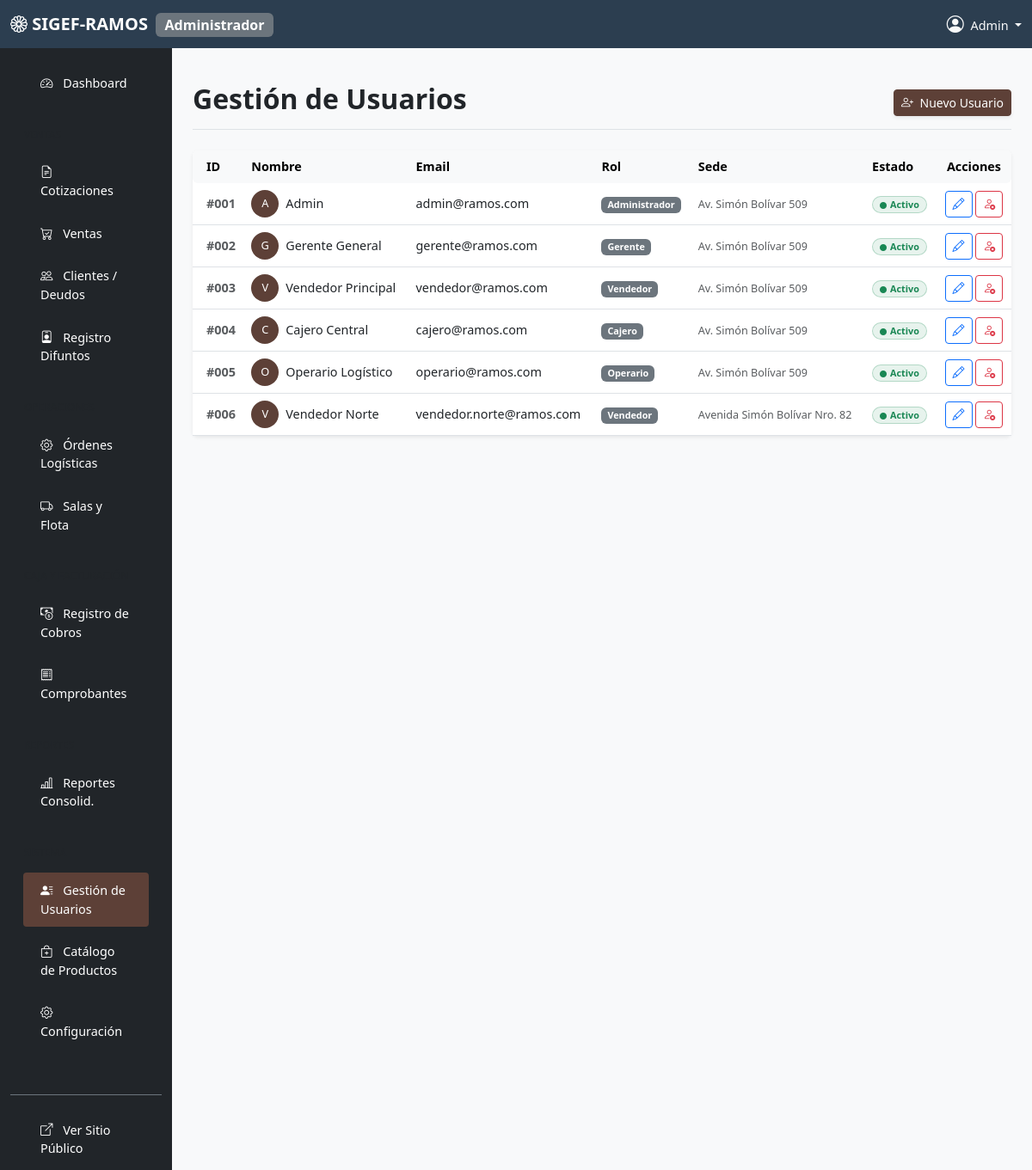
The page /?controller=Admin&action=usuarios (signed in) on the database its author committed.
### tables this page shows
CREATE TABLE usuarios (
    id INT AUTO_INCREMENT PRIMARY KEY,
    id_rol INT NOT NULL,
    id_sede INT NOT NULL,
    nombre VARCHAR(100) NOT NULL,
    email VARCHAR(100) NOT NULL UNIQUE,
    password VARCHAR(255) NOT NULL,
    estado ENUM('activo', 'inactivo') DEFAULT 'activo',
    FOREIGN KEY (id_rol) REFERENCES roles(id) ON DELETE RESTRICT,
    FOREIGN KEY (id_sede) REFERENCES sedes(id) ON DELETE RESTRICT
);

CREATE TABLE roles (
    id INT AUTO_INCREMENT PRIMARY KEY,
    nombre VARCHAR(50) NOT NULL,
    descripcion TEXT
);

CREATE TABLE sedes (
    id INT AUTO_INCREMENT PRIMARY KEY,
    nombre VARCHAR(100) NOT NULL,
    direccion TEXT,
    telefono VARCHAR(20),
    estado ENUM('activo', 'inactivo') DEFAULT 'activo'
);

### controllers/AdminController.php (called while the page is built, shortened)
<?php
class AdminController extends BaseController
{
    public function usuarios()
    {
        require_once 'models/User.php';
        $userModel = new User();
        $sedeModel = new Sede();
        $roleModel = new Role();
        $usuarios = $userModel->getAllUsers();
        $sedes = $sedeModel->getAllSedes();
        $roles = $roleModel->getAllRoles();
        $this->render('admin/usuarios', [
            'title' => 'Gestión de Usuarios',
            'usuarios' => $usuarios,
            'sedes' => $sedes,
            'roles' => $roles
        ], 'admin');
    }
}
?>

### models/User.php (called while the page is built, shortened)
<?php
require_once 'config/config.php';
class User {
    private $conn;
    public function __construct() {
        global $conn;
        $this->conn = $conn;
    }
    public function getAllUsers() {
        $query = "SELECT u.*, r.nombre as rol_nombre, s.nombre as sede_nombre
                  FROM usuarios u
                  JOIN roles r ON u.id_rol = r.id
                  JOIN sedes s ON u.id_sede = s.id";
        $stmt = $this->conn->prepare($query);
        $stmt->execute();
        return $stmt->fetchAll(PDO::FETCH_ASSOC);
    }
}
?>

### views/admin/usuarios.php (the view, shortened to what this page needs)
<?php
$usuarios = $data['usuarios'] ?? [];
?>
<div class="d-flex justify-content-between flex-wrap flex-md-nowrap align-items-center pt-3 pb-2 mb-4 border-bottom">
    <h1 class="h2 fw-bold text-dark">Gestión de Usuarios</h1>
    <div class="btn-toolbar mb-2 mb-md-0">
        <button type="button" class="btn btn-sm btn-primary shadow-sm" data-bs-toggle="modal" data-bs-target="#userModal" onclick="openCreateModal()">
            <i class="bi bi-person-plus me-1"></i> Nuevo Usuario
        </button>
    </div>
</div>
<div class="card shadow-sm border-0">
    <div class="card-body p-0">
        <div class="table-responsive">
            <table class="table table-hover align-middle mb-0">
                <thead class="table-light">
                    <tr>
                        <th class="ps-3 border-0 rounded-start">ID</th>
                        <th class="border-0">Nombre</th>
                        <th class="border-0">Email</th>
                        <th class="border-0">Rol</th>
                        <th class="border-0">Sede</th>
                        <th class="border-0">Estado</th>
                        <th class="border-0 text-center rounded-end">Acciones</th>
                    </tr>
                </thead>
                <tbody>
                    <?php foreach ($usuarios as $u): ?>
                    <tr>
                        <td class="ps-3 fw-bold text-muted">#<?= str_pad($u['id'], 3, '0', STR_PAD_LEFT) ?></td>
                        <td>
                            <div class="d-flex align-items-center">
                                <div class="bg-primary text-white rounded-circle d-flex align-items-center justify-content-center me-2" style="width: 32px; height: 32px; font-size: 0.8rem;">
                                    <?= strtoupper(substr($u['nombre'], 0, 1)) ?>
                                </div>
                                <?= htmlspecialchars($u['nombre']) ?>
                            </div>
                        </td>
                        <td><?= htmlspecialchars($u['email']) ?></td>
                        <td><span class="badge bg-secondary"><?= htmlspecialchars($u['rol_nombre']) ?></span></td>
                        <td><span class="small text-muted"><?= htmlspecialchars($u['sede_nombre'] ?? 'N/A') ?></span></td>
                        <td>
                            <?php if($u['estado'] == 'activo'): ?>
                                <span class="badge bg-success bg-opacity-10 text-success px-2 py-1 border border-success border-opacity-25 rounded-pill"><i class="bi bi-circle-fill me-1" style="font-size: 0.5rem;"></i>Activo</span>
                            <?php else: ?>
                                <span class="badge bg-danger bg-opacity-10 text-danger px-2 py-1 border border-danger border-opacity-25 rounded-pill"><i class="bi bi-circle-fill me-1" style="font-size: 0.5rem;"></i>Inactivo</span>
                            <?php endif; ?>
                        </td>
                        <td class="text-center">
                            <button class="btn btn-sm btn-outline-primary" title="Editar" onclick='openEditModal(<?= json_encode($u) ?>)' data-bs-toggle="modal" data-bs-target="#userModal"><i class="bi bi-pencil"></i></button>
                            <form method="POST" action="index.php?controller=Admin&action=usuarios" class="d-inline">
                                <?php if($u['estado'] == 'activo'): ?>
                                    <button type="submit" class="btn btn-sm btn-outline-danger" title="Desactivar" onclick="return confirm('¿Seguro que desea desactivar este usuario?')"><i class="bi bi-person-x"></i></button>
                                <?php else: ?>
                                    <button type="submit" class="btn btn-sm btn-outline-success" title="Activar" onclick="return confirm('¿Seguro que desea activar este usuario?')"><i class="bi bi-person-check"></i></button>
                                <?php endif; ?>
                            </form>
                        </td>
                    </tr>
                    <?php endforeach; ?>
                </tbody>
            </table>
        </div>
    </div>
</div>

### assets/css/style.css (style rules this page uses)
:root { --primary-color: #5d4037; --secondary-color: #8d6e63; }
body { font-family: 'Segoe UI', Tahoma, Geneva, Verdana, sans-serif; background-color: #f8f9fa; display: flex; flex-direction: column; }
.bg-primary { background-color: var(--primary-color) !important; }
.btn-primary { background-color: var(--primary-color); border-color: var(--primary-color); }

### views/layouts/admin.php (style rules this page uses)
body { font-size: 0.9rem; }

### rows shown on the page
usuarios: id "001", nombre "A", nombre "Admin", email "admin@ramos.com", id_rol.nombre "Administrador", id_sede.nombre "Av. Simón Bolívar 509", estado "activo" (drawn)
usuarios: id "002", nombre "G", nombre "Gerente General", email "gerente@ramos.com", id_rol.nombre "Gerente", id_sede.nombre "Av. Simón Bolívar 509", estado "activo" (drawn)
usuarios: id "003", nombre "V", nombre "Vendedor Principal", email "vendedor@ramos.com", id_rol.nombre "Vendedor", id_sede.nombre "Av. Simón Bolívar 509", estado "activo" (drawn)
usuarios: id "004", nombre "C", nombre "Cajero Central", email "cajero@ramos.com", id_rol.nombre "Cajero", id_sede.nombre "Av. Simón Bolívar 509", estado "activo" (drawn)
usuarios: id "005", nombre "O", nombre "Operario Logístico", email "operario@ramos.com", id_rol.nombre "Operario", id_sede.nombre "Av. Simón Bolívar 509", estado "activo" (drawn)
usuarios: id "006", nombre "V", nombre "Vendedor Norte", email "vendedor.norte@ramos.com", id_rol.nombre "Vendedor", id_sede.nombre "Avenida Simón Bolívar Nro. 82", estado "activo" (drawn)

### other values the page prints
$_SESSION['user_role_name'] "Administrador"
$_SESSION['user_name'] "Admin"
